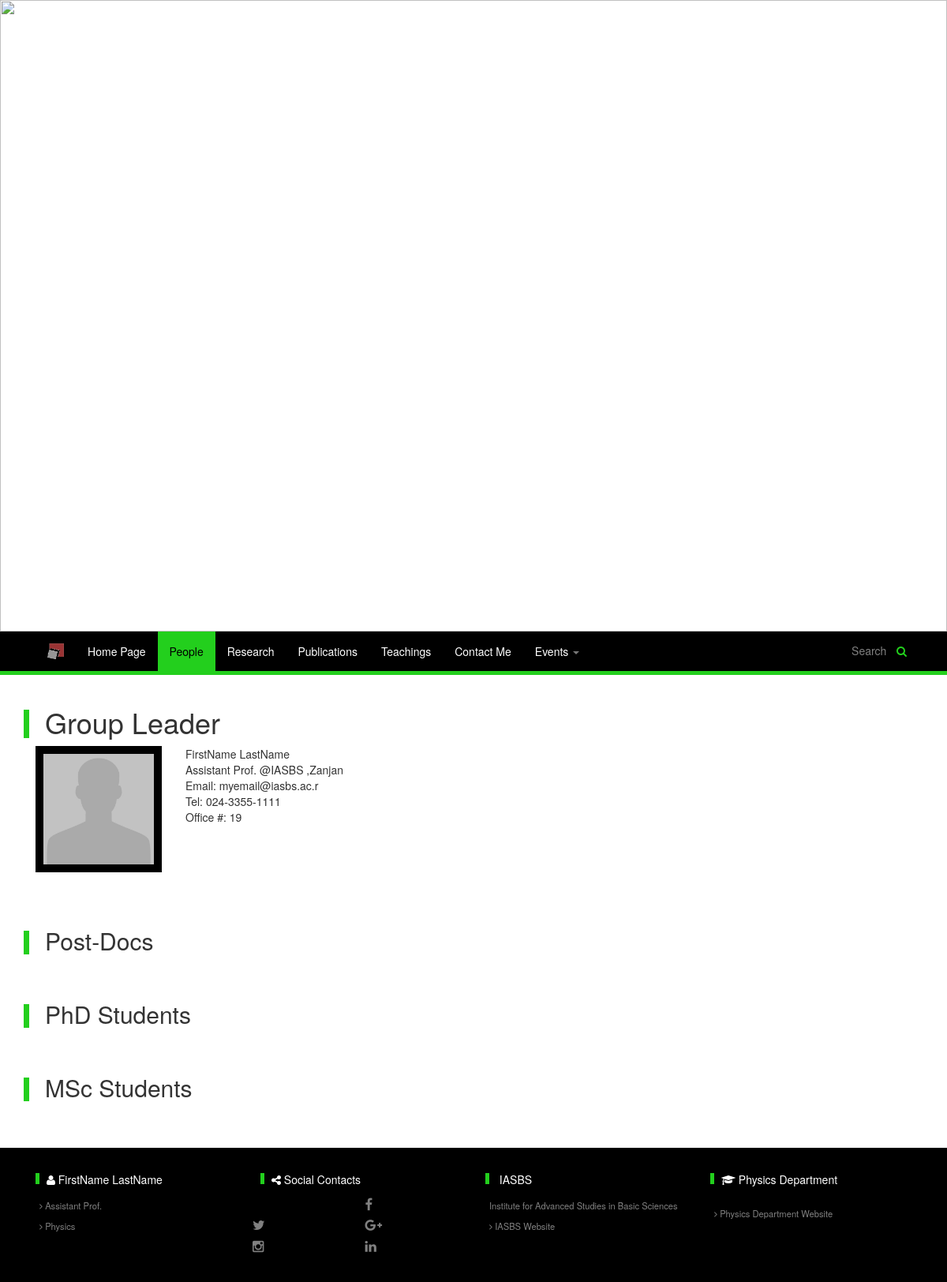
Page /preview/people.php (signed in) on the committed database.
### tables this page shows
CREATE TABLE `page` (
  `page_id` varchar(255) NOT NULL,
  `websiteno` int(11) NOT NULL,
  `title` varchar(255) NOT NULL,
  `file_name` varchar(255) NOT NULL,
  `activity_status` tinyint(1) NOT NULL,
  PRIMARY KEY (`page_id`,`websiteno`),
  KEY `website#` (`websiteno`)
);

CREATE TABLE `person_category` (
  `person_category_no` int(11) NOT NULL AUTO_INCREMENT,
  `websiteno` int(11) NOT NULL,
  `title` varchar(255) NOT NULL,
  PRIMARY KEY (`person_category_no`),
  KEY `websiteno` (`websiteno`)
);

CREATE TABLE `footer_link` (
  `footer_linkno` int(11) NOT NULL AUTO_INCREMENT,
  `websiteno` int(11) NOT NULL,
  `role` tinyint(1) NOT NULL,
  `font_icon` varchar(255) NOT NULL,
  `title` varchar(1024) NOT NULL,
  `description` varchar(1024) NOT NULL,
  `activity_status` tinyint(1) NOT NULL,
  `link_label` varchar(1024) NOT NULL,
  `link_address` varchar(1024) NOT NULL,
  PRIMARY KEY (`footer_linkno`),
  KEY `website#` (`websiteno`)
);

### preview/people.php (the view, shortened to what this page needs)
<html>
	<head>
		<link rel="stylesheet" type="text/css" href="css/bootstrap.min.css" >
		<link rel="stylesheet" type="text/css" href="css/font-awesome.css" >
		<link rel="stylesheet" type="text/css" href="css/style.css" >
		<?php require_once("../webservices/everypage_technical_header.php"); ?>
		<?php
			$query="SELECT `pic_address`,`profilepic_caption` FROM `user` WHERE username = '".$_SESSION['LoggedIn']."' ;";
			$result=$conn->query($query);
			$row=$result->fetch_assoc();
			$ProfilePic=$_SESSION['LoggedIn']."_images/profilepic_".$row['pic_address'];
			$ProfilePicCaption=$row['profilepic_caption'];
		?>
	</head>
	<body>
		<?php
			$pageid="people";
			require_once("header.php");
		?>
		<div class="container">
			<div class="row">
				<div class="card col-xs-12 col-sm-12 col-md-12 col-lg-12">
					<div class="card-header">
						<h1><i class="Bar"></i>Group Leader</h1>
					</div>
					<div class="card-body">
						<div class="col-lg-2 col-md-2 col-sm-3 col-xs-12">
							<img class="HomepageHeaderImage img-responsive" src="<?php echo $ProfilePic; ?>" />
						</div>
						<div class="col-lg-10 col-md-10 col-sm-9 col-lg-12 col">
							<?php echo HTMLDecode($ProfilePicCaption); ?>
						</div>
					</div>
				</div>
				<?php
					$query="SELECT `person_category_no`,`title` FROM `person_category` WHERE websiteno = ".$websiteno." ; ";
					$result=$conn->query($query);
					for($i=0; $i< $result->num_rows ; $i++){
						$row=$result->fetch_assoc();
						echo "
							<div class='card col-xs-12 col-sm-12 col-md-12 col-lg-12' >
								<div class='card-header'>
									<h2><i class='Bar'></i>".HTMLDecode($row['title'])."</h2>
								</div>
								<div class='card-body' >";
						echo "</div>
							</div>
						";
					}
				?>
			</div>
		</div>
		<?php
			require_once("footer.php");
		?>
	</body>
</html>

### preview/header.php (shortened to what this page needs)
<?php
	require_once("../webservices/everypage_technical_header.php");
	$HTMLFlag=false;
	$query="SELECT * FROM `page` WHERE websiteno = ".$websiteno." ;";
	$result=$conn->query($query);
	$page=array();
	for($i=0;$i< $result->num_rows ; $i++){
		$row=$result->fetch_assoc();
		$page[$row['page_id']]= $row;
	}
	$List=array('homepage','people','research', 'publications','teachings','contactme');
	$EventsList=array('groupmeetings', 'participatedactivities' ,'beyondscience');
	$query="SELECT `default_header_address`,`logo` FROM `website` WHERE websiteno = ".$websiteno." ;";
	$result=$conn->query($query);
	$row=$result->fetch_assoc();
	$HeaderImage=$row['default_header_address'];
	$HeaderImage=$_SESSION['LoggedIn']."_images/header_".$HeaderImage;
	$LogoImage=$row['logo'];
	$LogoImage= $LogoImage? $_SESSION['LoggedIn']."_images/iasbsLogo.png" : false ;
?>
<header>
	<div class="row">
		<div class="col-lg-12">
			<img style="width:100%;" src="<?php echo $HeaderImage; ?>" />
			<h1 class="carousel-caption" ><?php  ?></h1>
		</div>
	</div>
	<nav class="navbar navbar-default">
		<div class="container">
		    <div class="collapse navbar-collapse" id="myNavbar">
				<ul class="nav navbar-nav">
					<?php
						if($LogoImage) echo "<li class='hidden-xs' ><a href='https://iasbs.ac.ir' target='_blank' ><img src='$LogoImage' style='height:20px;' /></a></li> ";
						foreach($List as $item){
							if($page[$item]['activity_status']==1){
								$class="";
								$href=$page[$item]['file_name'].(($HTMLFlag)? ".html" : ".php");
								if($item==$pageid){
									$class=" class='active' ";
									$href="#";
								}
								echo "<li ".$class." ><a href='".$href."'>".HTMLDecode($page[$item]['title'])."</a></li> ";
							}
						}
					?>
					<?php
						$count=0;
						$print="";
						$active_flag=false;
						foreach($EventsList as $event){
							if($page[$event]['activity_status']==1){
								$count++;
								$class="";
								$href=$page[$event]['file_name'].(($HTMLFlag)? ".html" : ".php");
								$print.="<li ".$class." ><a href='".$href."'>".HTMLDecode($page[$event]['title'])."</a></li>";
							}
						}
						switch ($count) {
							default:
								echo "<li class='dropdown ".($active_flag?"active":"")."'>
										<a class='dropdown-toggle' data-toggle='dropdown' href='#'>Events
										<span class='caret'></span></a>
										<ul class='dropdown-menu'>".$print."</ul></li>";
								break;
						}
					?>
				</ul>
				<div class="nav navbar-nav navbar-right" >
					<div class="SearchBox hidden-xs">
						<input type="text" placeholder="Search" />
						<button><i class="fa fa-search"></i></button>
					</div>
				</div>
			</div>
		</div>
	</nav>
</header>

### webservices/everypage_technical_header.php (shortened to what this page needs)
<?php
    include("database_header.php");
    $query="SELECT * FROM user WHERE username='".$_SESSION['LoggedIn']."' ;";
    $result = $conn->query($query);
    if( $result->num_rows > 0){
        $row = $result->fetch_assoc();
        $websiteno=$row['websiteno'];
    }else{
        $websiteno=-1;
        $profile_pic_add="../app_data/img/profilepic/default.jpg";
        $profile_pic_caption="";
    }
    function HTMLDecode($str){
        $str=str_replace("&SINGLEQUOTE", "'", $str);
        $str=str_replace("&DOUBLEQUOTE", '"', $str);
        $str=str_replace("&NEWLINE", '<br/>', $str);
        return $str;
    }
?>

### preview/css/style.css (style rules this page uses)
.navbar-default { background-color: #000000; border-color: #23cf1d; border-width: 0; border-radius: 0; border-bottom-width: 5px; }
.navbar-default .navbar-nav > li > a { color: white; }
.navbar-default .navbar-nav > .active > a, .navbar-default .navbar-nav > .active > a:hover, .navbar-default .navbar-nav > .active > a:focus { color: #000000; background-color: #23cf1d; }
.navbar-default .navbar-nav > .dropdown > a .caret { border-top-color: #777; border-bottom-color: #777; }
.SearchBox { background-color: #000000; color: #23cf1d; padding-left:15px; padding-right:15px; margin-top:10px; }
.SearchBox input[type=text] { height:2em; background-color: #000000; color: #fff; padding:3px; border-width: 0; margin-right:0; }
.SearchBox button { height:2em; background-color: #000000;; color: #23cf1d; border:0; }
@media only screen and (min-width : 992px) and (max-width : 1200px) { .navbar-default .navbar-nav > li > a { font-size:1em; } }
@media only screen and (min-width : 992px) and (max-width : 1200px) { .navbar-nav .SearchBox input[type=text] { width: 50px; } }
.HomepageHeaderImage { border-style:solid; border-width: 10px; border-color: #000000; margin-bottom:20px; }
.Bar:before { content: ''; display: inline-block; width: 7px; height: 1em; margin-right:20px; margin-bottom:-5px; background-color: #23cf1d; }
.card { margin-bottom:30px; }

### rows in the picture
page: title "Home Page"
page: title "People"
page: title "Research"
page: title "Publications"
page: title "Teachings"
page: title "Contact Me"
person_category: title "Post-Docs"
person_category: title "PhD Students"
person_category: title "MSc Students"
footer_link: title "IASBS Institute for Advanced Studies in Basic Sciences IASBS Website"
footer_link: title "Physics Department Physics Department Website"

### other values in the picture
str_replace("&NEWLINE", '<br/>', $str) "FirstName LastName Assistant Prof. @IASBS ,Zanjan Email: myemail@iasbs.ac.r Tel: 024-3355-1111 Office #: 19 FirstName LastName Assistant Prof. Physics"
